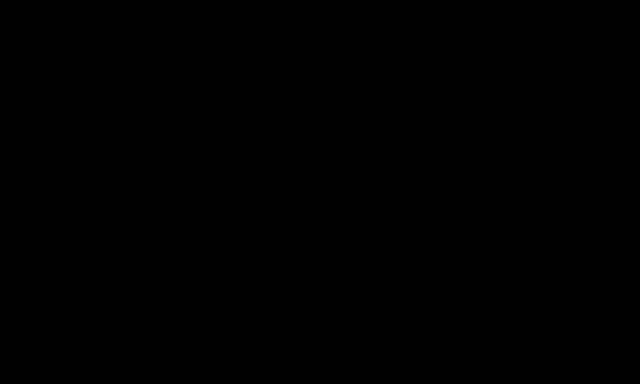
Frame 1 (no input)
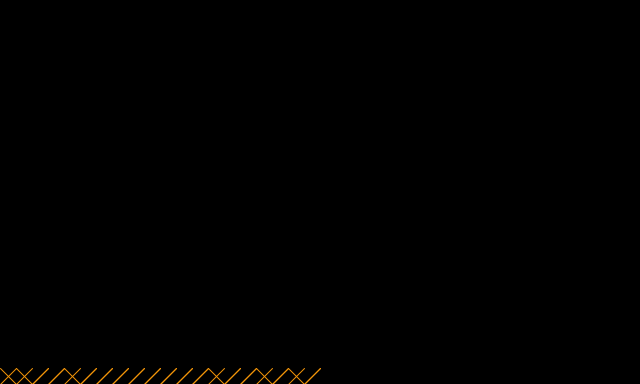
Frame 60 (the mouse pressed at the canvas centre just before this capture)
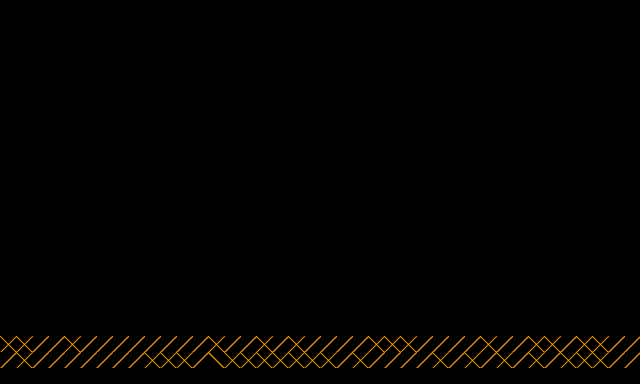
Frame 120 (the mouse held since frame 60 and released just before this capture)

The Processing sketch that drew these frames (run headless with seeded random() and noise(); from frame 60 on, the mouse is pressed at the canvas centre):

// Processing sketch: porting_01
// ── porting_01.pde
// -
// 10print porting 0.1 by Daniele Cappai [10print, processing]
// 2018 © Nomestudente, Daniele @Fupete and the course DSII2019 at DESIGN.unirsm 
// github.com/dsii-2019-unirsm — github.com/fupete
// Educational purposes, MIT License, 2019, San Marino
// —
int w = 16;
int h = 16;
int index = 0;
float r = 255;
float g = 150;
float b = 0;
float o = 255;

void setup(){
  size(640, 384);
  background(0);
  strokeWeight(1);
  smooth();
}

void draw(){
  int x1 = w*index;
  int x2 = x1 + w;
  int y1 = h*23;
  int y2 = h*24;

  if (random(5) < 4) {
    line (x2, y1, x1, y2);
  } else {
    line (x1, y1, x2, y2);
  }
  
  if (random(5) > 4) {
    line (x1, y1, x2, y2);
  } else {
    line (x2, y1, x1, y2);
  }
 
 index++;

 if(index == width/(w)){
   PImage p = get(0, h, width, h*23);
   background(0);
   b = b + random(10);
   r = r - 10;
  
   stroke(r,g,b,o);
   set (0, 0, p);
   index = 0;
 }
}
